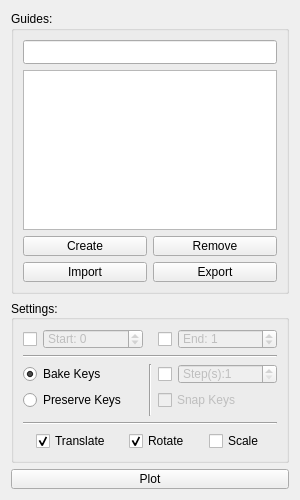
<?xml version="1.0" encoding="UTF-8"?>
<ui version="4.0">
 <class>QPlotterTab</class>
 <widget class="QWidget" name="QPlotterTab">
  <property name="geometry">
   <rect>
    <x>0</x>
    <y>0</y>
    <width>300</width>
    <height>500</height>
   </rect>
  </property>
  <property name="minimumSize">
   <size>
    <width>300</width>
    <height>500</height>
   </size>
  </property>
  <property name="windowTitle">
   <string>Form</string>
  </property>
  <layout class="QVBoxLayout" name="centralLayout">
   <item>
    <widget class="QGroupBox" name="guideGroupBox">
     <property name="title">
      <string>Guides:</string>
     </property>
     <layout class="QVBoxLayout" name="guideLayout">
      <item>
       <widget class="QLineEdit" name="nameLineEdit">
        <property name="minimumSize">
         <size>
          <width>0</width>
          <height>24</height>
         </size>
        </property>
        <property name="maximumSize">
         <size>
          <width>16777215</width>
          <height>24</height>
         </size>
        </property>
       </widget>
      </item>
      <item>
       <widget class="QTreeView" name="guideTreeView">
        <property name="styleSheet">
         <string notr="true">QTreeView::item { height: 20px; }</string>
        </property>
        <property name="alternatingRowColors">
         <bool>true</bool>
        </property>
        <property name="selectionMode">
         <enum>QAbstractItemView::SingleSelection</enum>
        </property>
        <property name="uniformRowHeights">
         <bool>true</bool>
        </property>
        <property name="animated">
         <bool>true</bool>
        </property>
       </widget>
      </item>
      <item>
       <widget class="QWidget" name="interopWidget" native="true">
        <layout class="QGridLayout" name="interopLayout">
         <property name="leftMargin">
          <number>0</number>
         </property>
         <property name="topMargin">
          <number>0</number>
         </property>
         <property name="rightMargin">
          <number>0</number>
         </property>
         <property name="bottomMargin">
          <number>0</number>
         </property>
         <item row="0" column="1">
          <widget class="QPushButton" name="removeGuidePushButton">
           <property name="minimumSize">
            <size>
             <width>0</width>
             <height>20</height>
            </size>
           </property>
           <property name="maximumSize">
            <size>
             <width>16777215</width>
             <height>20</height>
            </size>
           </property>
           <property name="focusPolicy">
            <enum>Qt::ClickFocus</enum>
           </property>
           <property name="toolTip">
            <string>Removes the selected guide.</string>
           </property>
           <property name="text">
            <string>Remove</string>
           </property>
          </widget>
         </item>
         <item row="0" column="0">
          <widget class="QPushButton" name="createGuidePushButton">
           <property name="minimumSize">
            <size>
             <width>0</width>
             <height>20</height>
            </size>
           </property>
           <property name="maximumSize">
            <size>
             <width>16777215</width>
             <height>20</height>
            </size>
           </property>
           <property name="focusPolicy">
            <enum>Qt::ClickFocus</enum>
           </property>
           <property name="toolTip">
            <string>Creates a new guide from the active selection.</string>
           </property>
           <property name="text">
            <string>Create</string>
           </property>
          </widget>
         </item>
         <item row="1" column="0">
          <widget class="QPushButton" name="importGuidePushButton">
           <property name="minimumSize">
            <size>
             <width>0</width>
             <height>20</height>
            </size>
           </property>
           <property name="maximumSize">
            <size>
             <width>16777215</width>
             <height>20</height>
            </size>
           </property>
           <property name="focusPolicy">
            <enum>Qt::ClickFocus</enum>
           </property>
           <property name="toolTip">
            <string>Imports a guide from a local file.</string>
           </property>
           <property name="text">
            <string>Import</string>
           </property>
          </widget>
         </item>
         <item row="1" column="1">
          <widget class="QPushButton" name="exportGuidePushButton">
           <property name="minimumSize">
            <size>
             <width>0</width>
             <height>20</height>
            </size>
           </property>
           <property name="maximumSize">
            <size>
             <width>16777215</width>
             <height>20</height>
            </size>
           </property>
           <property name="focusPolicy">
            <enum>Qt::ClickFocus</enum>
           </property>
           <property name="toolTip">
            <string>Exports the selected guide.</string>
           </property>
           <property name="text">
            <string>Export</string>
           </property>
          </widget>
         </item>
        </layout>
       </widget>
      </item>
     </layout>
    </widget>
   </item>
   <item>
    <widget class="QGroupBox" name="settingsGroupBox">
     <property name="title">
      <string>Settings:</string>
     </property>
     <property name="alignment">
      <set>Qt::AlignLeading|Qt::AlignLeft|Qt::AlignVCenter</set>
     </property>
     <property name="flat">
      <bool>false</bool>
     </property>
     <layout class="QVBoxLayout" name="settingsLayout">
      <item>
       <widget class="QWidget" name="animationRangeWidget" native="true">
        <property name="sizePolicy">
         <sizepolicy hsizetype="Expanding" vsizetype="Fixed">
          <horstretch>0</horstretch>
          <verstretch>0</verstretch>
         </sizepolicy>
        </property>
        <property name="minimumSize">
         <size>
          <width>0</width>
          <height>20</height>
         </size>
        </property>
        <property name="maximumSize">
         <size>
          <width>16777215</width>
          <height>20</height>
         </size>
        </property>
        <layout class="QHBoxLayout" name="animationRangeLayout">
         <property name="leftMargin">
          <number>0</number>
         </property>
         <property name="topMargin">
          <number>0</number>
         </property>
         <property name="rightMargin">
          <number>0</number>
         </property>
         <property name="bottomMargin">
          <number>0</number>
         </property>
         <item>
          <widget class="QWidget" name="startTimeWidget" native="true">
           <property name="sizePolicy">
            <sizepolicy hsizetype="Preferred" vsizetype="Fixed">
             <horstretch>0</horstretch>
             <verstretch>0</verstretch>
            </sizepolicy>
           </property>
           <property name="minimumSize">
            <size>
             <width>0</width>
             <height>20</height>
            </size>
           </property>
           <property name="maximumSize">
            <size>
             <width>16777215</width>
             <height>20</height>
            </size>
           </property>
           <layout class="QHBoxLayout" name="startTimeLayout">
            <property name="spacing">
             <number>0</number>
            </property>
            <property name="leftMargin">
             <number>0</number>
            </property>
            <property name="topMargin">
             <number>0</number>
            </property>
            <property name="rightMargin">
             <number>0</number>
            </property>
            <property name="bottomMargin">
             <number>0</number>
            </property>
            <item>
             <widget class="QCheckBox" name="startTimeCheckBox">
              <property name="sizePolicy">
               <sizepolicy hsizetype="Fixed" vsizetype="Fixed">
                <horstretch>0</horstretch>
                <verstretch>0</verstretch>
               </sizepolicy>
              </property>
              <property name="minimumSize">
               <size>
                <width>20</width>
                <height>20</height>
               </size>
              </property>
              <property name="maximumSize">
               <size>
                <width>20</width>
                <height>20</height>
               </size>
              </property>
              <property name="text">
               <string/>
              </property>
             </widget>
            </item>
            <item>
             <widget class="QTimeSpinBox" name="startTimeSpinBox">
              <property name="enabled">
               <bool>false</bool>
              </property>
              <property name="minimumSize">
               <size>
                <width>0</width>
                <height>20</height>
               </size>
              </property>
              <property name="maximumSize">
               <size>
                <width>16777215</width>
                <height>20</height>
               </size>
              </property>
              <property name="focusPolicy">
               <enum>Qt::StrongFocus</enum>
              </property>
              <property name="toolTip">
               <string>The start frame to sample from.</string>
              </property>
              <property name="prefix">
               <string>Start: </string>
              </property>
              <property name="minimum">
               <number>-9999</number>
              </property>
              <property name="maximum">
               <number>9999</number>
              </property>
             </widget>
            </item>
           </layout>
          </widget>
         </item>
         <item>
          <widget class="Line" name="line_3">
           <property name="frameShadow">
            <enum>QFrame::Sunken</enum>
           </property>
           <property name="lineWidth">
            <number>0</number>
           </property>
           <property name="orientation">
            <enum>Qt::Vertical</enum>
           </property>
          </widget>
         </item>
         <item>
          <widget class="QWidget" name="endTimeWidget" native="true">
           <property name="sizePolicy">
            <sizepolicy hsizetype="Preferred" vsizetype="Fixed">
             <horstretch>0</horstretch>
             <verstretch>0</verstretch>
            </sizepolicy>
           </property>
           <property name="minimumSize">
            <size>
             <width>0</width>
             <height>20</height>
            </size>
           </property>
           <property name="maximumSize">
            <size>
             <width>16777215</width>
             <height>20</height>
            </size>
           </property>
           <layout class="QHBoxLayout" name="endTimeLayout">
            <property name="spacing">
             <number>0</number>
            </property>
            <property name="leftMargin">
             <number>0</number>
            </property>
            <property name="topMargin">
             <number>0</number>
            </property>
            <property name="rightMargin">
             <number>0</number>
            </property>
            <property name="bottomMargin">
             <number>0</number>
            </property>
            <item>
             <widget class="QCheckBox" name="endTimeCheckBox">
              <property name="sizePolicy">
               <sizepolicy hsizetype="Fixed" vsizetype="Fixed">
                <horstretch>0</horstretch>
                <verstretch>0</verstretch>
               </sizepolicy>
              </property>
              <property name="minimumSize">
               <size>
                <width>20</width>
                <height>20</height>
               </size>
              </property>
              <property name="maximumSize">
               <size>
                <width>20</width>
                <height>20</height>
               </size>
              </property>
              <property name="text">
               <string/>
              </property>
             </widget>
            </item>
            <item>
             <widget class="QTimeSpinBox" name="endTimeSpinBox">
              <property name="enabled">
               <bool>false</bool>
              </property>
              <property name="minimumSize">
               <size>
                <width>0</width>
                <height>20</height>
               </size>
              </property>
              <property name="maximumSize">
               <size>
                <width>16777215</width>
                <height>20</height>
               </size>
              </property>
              <property name="focusPolicy">
               <enum>Qt::StrongFocus</enum>
              </property>
              <property name="toolTip">
               <string>The end frame to sample to.</string>
              </property>
              <property name="prefix">
               <string>End: </string>
              </property>
              <property name="minimum">
               <number>-9999</number>
              </property>
              <property name="maximum">
               <number>9999</number>
              </property>
              <property name="value">
               <number>1</number>
              </property>
             </widget>
            </item>
           </layout>
          </widget>
         </item>
        </layout>
       </widget>
      </item>
      <item>
       <widget class="Line" name="line_4">
        <property name="orientation">
         <enum>Qt::Horizontal</enum>
        </property>
       </widget>
      </item>
      <item>
       <widget class="QWidget" name="keyframeWidget" native="true">
        <layout class="QGridLayout" name="keyframeLayout">
         <property name="leftMargin">
          <number>0</number>
         </property>
         <property name="topMargin">
          <number>0</number>
         </property>
         <property name="rightMargin">
          <number>0</number>
         </property>
         <property name="bottomMargin">
          <number>0</number>
         </property>
         <item row="0" column="0">
          <widget class="QRadioButton" name="bakeKeysRadioButton">
           <property name="minimumSize">
            <size>
             <width>0</width>
             <height>20</height>
            </size>
           </property>
           <property name="maximumSize">
            <size>
             <width>16777215</width>
             <height>20</height>
            </size>
           </property>
           <property name="toolTip">
            <string>Bakes the transforms at the specified step interval.</string>
           </property>
           <property name="text">
            <string>Bake Keys</string>
           </property>
           <property name="checked">
            <bool>true</bool>
           </property>
          </widget>
         </item>
         <item row="1" column="0">
          <widget class="QRadioButton" name="preserveKeysRadioButton">
           <property name="minimumSize">
            <size>
             <width>0</width>
             <height>20</height>
            </size>
           </property>
           <property name="maximumSize">
            <size>
             <width>16777215</width>
             <height>20</height>
            </size>
           </property>
           <property name="toolTip">
            <string>Bakes the transforms to the original keys.</string>
           </property>
           <property name="text">
            <string>Preserve Keys</string>
           </property>
          </widget>
         </item>
         <item row="0" column="1" rowspan="3">
          <widget class="Line" name="line_2">
           <property name="lineWidth">
            <number>1</number>
           </property>
           <property name="orientation">
            <enum>Qt::Vertical</enum>
           </property>
          </widget>
         </item>
         <item row="0" column="2">
          <widget class="QWidget" name="stepWidget" native="true">
           <property name="enabled">
            <bool>true</bool>
           </property>
           <layout class="QHBoxLayout" name="stepLayout">
            <property name="spacing">
             <number>0</number>
            </property>
            <property name="leftMargin">
             <number>0</number>
            </property>
            <property name="topMargin">
             <number>0</number>
            </property>
            <property name="rightMargin">
             <number>0</number>
            </property>
            <property name="bottomMargin">
             <number>0</number>
            </property>
            <item>
             <widget class="QCheckBox" name="stepCheckBox">
              <property name="sizePolicy">
               <sizepolicy hsizetype="Fixed" vsizetype="Fixed">
                <horstretch>0</horstretch>
                <verstretch>0</verstretch>
               </sizepolicy>
              </property>
              <property name="minimumSize">
               <size>
                <width>20</width>
                <height>20</height>
               </size>
              </property>
              <property name="maximumSize">
               <size>
                <width>20</width>
                <height>20</height>
               </size>
              </property>
              <property name="text">
               <string/>
              </property>
             </widget>
            </item>
            <item>
             <widget class="QSpinBox" name="stepSpinBox">
              <property name="enabled">
               <bool>false</bool>
              </property>
              <property name="minimumSize">
               <size>
                <width>0</width>
                <height>20</height>
               </size>
              </property>
              <property name="maximumSize">
               <size>
                <width>16777215</width>
                <height>20</height>
               </size>
              </property>
              <property name="focusPolicy">
               <enum>Qt::StrongFocus</enum>
              </property>
              <property name="toolTip">
               <string>The step interval to bake transforms to.</string>
              </property>
              <property name="prefix">
               <string>Step(s):</string>
              </property>
              <property name="minimum">
               <number>1</number>
              </property>
              <property name="maximum">
               <number>100</number>
              </property>
              <property name="value">
               <number>1</number>
              </property>
             </widget>
            </item>
           </layout>
          </widget>
         </item>
         <item row="1" column="2">
          <widget class="QCheckBox" name="snapKeysCheckBox">
           <property name="enabled">
            <bool>false</bool>
           </property>
           <property name="minimumSize">
            <size>
             <width>0</width>
             <height>20</height>
            </size>
           </property>
           <property name="maximumSize">
            <size>
             <width>16777215</width>
             <height>20</height>
            </size>
           </property>
           <property name="toolTip">
            <string>Specifies if any fractional frames should be rounded to the nearest whole number.</string>
           </property>
           <property name="text">
            <string>Snap Keys</string>
           </property>
          </widget>
         </item>
        </layout>
       </widget>
      </item>
      <item>
       <widget class="Line" name="line">
        <property name="orientation">
         <enum>Qt::Horizontal</enum>
        </property>
       </widget>
      </item>
      <item>
       <widget class="QWidget" name="matchWidget" native="true">
        <property name="sizePolicy">
         <sizepolicy hsizetype="Expanding" vsizetype="Fixed">
          <horstretch>0</horstretch>
          <verstretch>0</verstretch>
         </sizepolicy>
        </property>
        <property name="minimumSize">
         <size>
          <width>0</width>
          <height>20</height>
         </size>
        </property>
        <property name="maximumSize">
         <size>
          <width>16777215</width>
          <height>20</height>
         </size>
        </property>
        <layout class="QHBoxLayout" name="horizontalLayout">
         <property name="leftMargin">
          <number>0</number>
         </property>
         <property name="topMargin">
          <number>0</number>
         </property>
         <property name="rightMargin">
          <number>0</number>
         </property>
         <property name="bottomMargin">
          <number>0</number>
         </property>
         <item>
          <spacer name="horizontalSpacer_2">
           <property name="orientation">
            <enum>Qt::Horizontal</enum>
           </property>
           <property name="sizeHint" stdset="0">
            <size>
             <width>40</width>
             <height>20</height>
            </size>
           </property>
          </spacer>
         </item>
         <item>
          <widget class="QCheckBox" name="matchTranslateCheckBox">
           <property name="sizePolicy">
            <sizepolicy hsizetype="Expanding" vsizetype="Preferred">
             <horstretch>0</horstretch>
             <verstretch>0</verstretch>
            </sizepolicy>
           </property>
           <property name="text">
            <string>Translate</string>
           </property>
           <property name="checked">
            <bool>true</bool>
           </property>
          </widget>
         </item>
         <item>
          <spacer name="horizontalSpacer_3">
           <property name="orientation">
            <enum>Qt::Horizontal</enum>
           </property>
           <property name="sizeHint" stdset="0">
            <size>
             <width>40</width>
             <height>20</height>
            </size>
           </property>
          </spacer>
         </item>
         <item>
          <widget class="QCheckBox" name="matchRotateCheckBox">
           <property name="sizePolicy">
            <sizepolicy hsizetype="Expanding" vsizetype="Preferred">
             <horstretch>0</horstretch>
             <verstretch>0</verstretch>
            </sizepolicy>
           </property>
           <property name="text">
            <string>Rotate</string>
           </property>
           <property name="checked">
            <bool>true</bool>
           </property>
          </widget>
         </item>
         <item>
          <spacer name="horizontalSpacer_4">
           <property name="orientation">
            <enum>Qt::Horizontal</enum>
           </property>
           <property name="sizeHint" stdset="0">
            <size>
             <width>40</width>
             <height>20</height>
            </size>
           </property>
          </spacer>
         </item>
         <item>
          <widget class="QCheckBox" name="matchScaleCheckBox">
           <property name="sizePolicy">
            <sizepolicy hsizetype="Expanding" vsizetype="Preferred">
             <horstretch>0</horstretch>
             <verstretch>0</verstretch>
            </sizepolicy>
           </property>
           <property name="text">
            <string>Scale</string>
           </property>
          </widget>
         </item>
         <item>
          <spacer name="horizontalSpacer">
           <property name="orientation">
            <enum>Qt::Horizontal</enum>
           </property>
           <property name="sizeHint" stdset="0">
            <size>
             <width>40</width>
             <height>20</height>
            </size>
           </property>
          </spacer>
         </item>
        </layout>
       </widget>
      </item>
     </layout>
    </widget>
   </item>
   <item>
    <widget class="QPushButton" name="plotGuidePushButton">
     <property name="minimumSize">
      <size>
       <width>0</width>
       <height>20</height>
      </size>
     </property>
     <property name="maximumSize">
      <size>
       <width>16777215</width>
       <height>20</height>
      </size>
     </property>
     <property name="focusPolicy">
      <enum>Qt::ClickFocus</enum>
     </property>
     <property name="text">
      <string>Plot</string>
     </property>
    </widget>
   </item>
  </layout>
 </widget>
 <customwidgets>
  <customwidget>
   <class>QTimeSpinBox</class>
   <extends>QSpinBox</extends>
   <header>dcc/ui/qtimespinbox.h</header>
  </customwidget>
 </customwidgets>
 <resources/>
 <connections>
  <connection>
   <sender>endTimeCheckBox</sender>
   <signal>toggled(bool)</signal>
   <receiver>endTimeSpinBox</receiver>
   <slot>setEnabled(bool)</slot>
   <hints>
    <hint type="sourcelabel">
     <x>162</x>
     <y>587</y>
    </hint>
    <hint type="destinationlabel">
     <x>229</x>
     <y>587</y>
    </hint>
   </hints>
  </connection>
  <connection>
   <sender>startTimeCheckBox</sender>
   <signal>toggled(bool)</signal>
   <receiver>startTimeSpinBox</receiver>
   <slot>setEnabled(bool)</slot>
   <hints>
    <hint type="sourcelabel">
     <x>29</x>
     <y>587</y>
    </hint>
    <hint type="destinationlabel">
     <x>96</x>
     <y>587</y>
    </hint>
   </hints>
  </connection>
  <connection>
   <sender>preserveKeysRadioButton</sender>
   <signal>toggled(bool)</signal>
   <receiver>snapKeysCheckBox</receiver>
   <slot>setEnabled(bool)</slot>
   <hints>
    <hint type="sourcelabel">
     <x>82</x>
     <y>418</y>
    </hint>
    <hint type="destinationlabel">
     <x>216</x>
     <y>418</y>
    </hint>
   </hints>
  </connection>
  <connection>
   <sender>bakeKeysRadioButton</sender>
   <signal>toggled(bool)</signal>
   <receiver>stepWidget</receiver>
   <slot>setEnabled(bool)</slot>
   <hints>
    <hint type="sourcelabel">
     <x>82</x>
     <y>392</y>
    </hint>
    <hint type="destinationlabel">
     <x>216</x>
     <y>392</y>
    </hint>
   </hints>
  </connection>
  <connection>
   <sender>stepCheckBox</sender>
   <signal>toggled(bool)</signal>
   <receiver>stepSpinBox</receiver>
   <slot>setEnabled(bool)</slot>
   <hints>
    <hint type="sourcelabel">
     <x>162</x>
     <y>392</y>
    </hint>
    <hint type="destinationlabel">
     <x>229</x>
     <y>392</y>
    </hint>
   </hints>
  </connection>
 </connections>
</ui>
